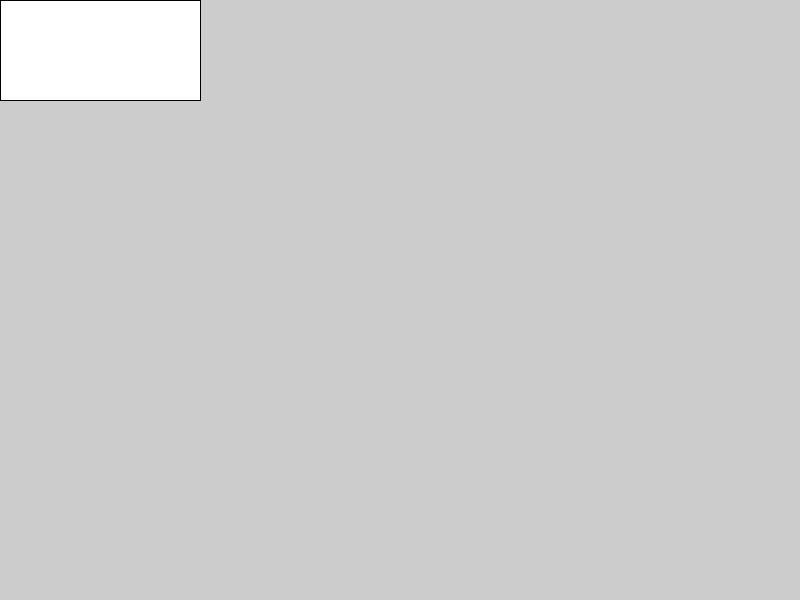
Frame 1 (no input)
Frame 60 (the mouse pressed at the canvas centre just before this capture): identical to frame 1, image omitted
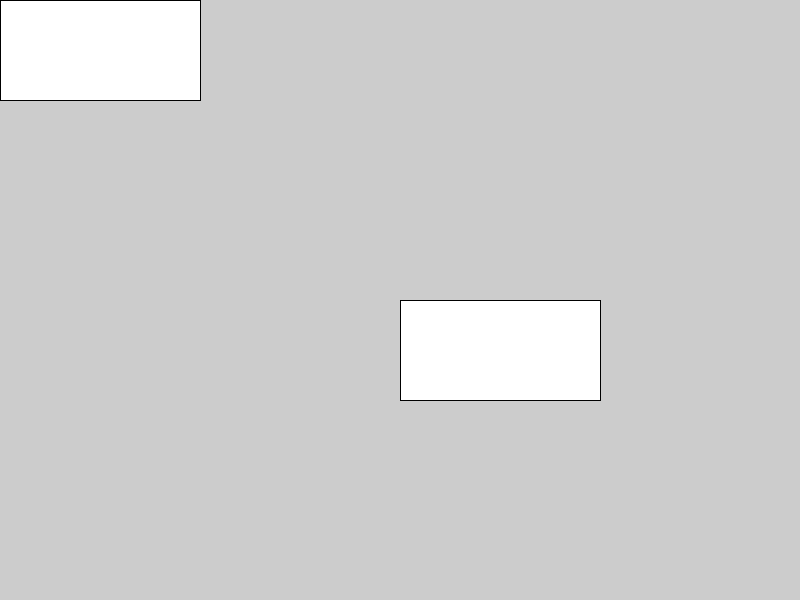
Frame 120 (the mouse held since frame 60 and released just before this capture)

The Processing sketch that drew these frames (run headless with seeded random() and noise(); from frame 60 on, the mouse is pressed at the canvas centre):

// Processing sketch: Hello_Rectangle
// ── Hello_Rectangle.pde

void setup() {
 size(800,600);
}

void draw() { 
 rect(mouseX,mouseY,200,100);
}
